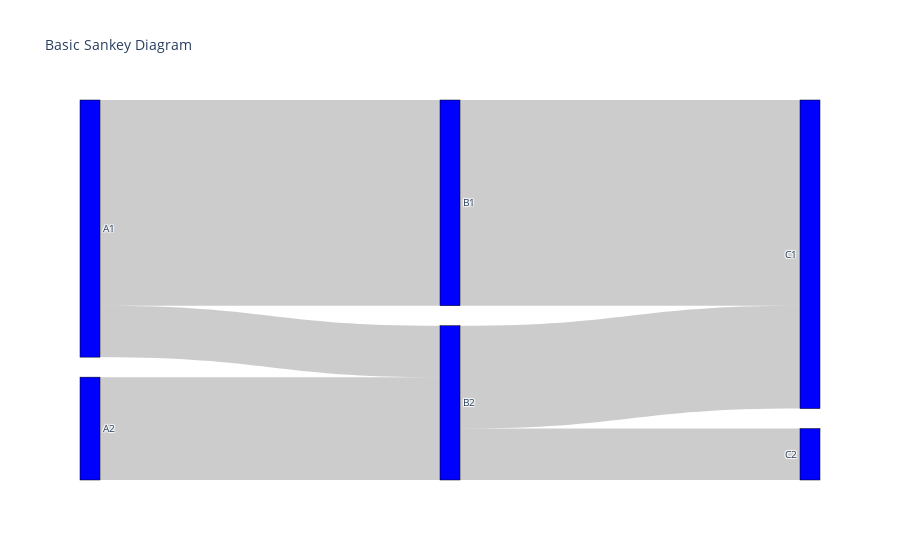

This figure's notebook cell:
### Markdown cell above
## Sankey 桑基图
### 图表简介
[Sankey](https://plotly.com/python/sankey-diagram/) 的元类是 go.Sankey，主要参数为 node 和 link

### 图表参数
节点 node
- 字典形式，主要的参数有
  - label：整个图中的列表
  - 其他一些修饰性的参数
    - pad：间距
    - thichness：宽度

连接 link
- 字典形式，主要参数有
  - source：
  - target：
  - value：

### 实例1 简单 Sankey
Sankey 图擅长表示流的汇合与分支，可以用于信息流等流体在介质中的传播效果

### Code cell
fig = go.Figure(data=[go.Sankey(
    node=dict(
        pad=20,  # 间隔
        thickness=20,  # 节点的宽度
        line=dict(color="black", width=0.5),
        label=["A1", "A2", "B1", "B2", "C1", "C2"],
        color="blue"
    ),
    link=dict(
        source=[0, 1, 0, 2, 3, 3],
        target=[2, 3, 3, 4, 4, 5],
        value=[8, 4, 2, 8, 4, 2]
    ))])

fig.update_layout(title_text="Basic Sankey Diagram", font_size=10)
fig.show()

### Figure 1 — Plotly figure (JSON) as saved in the notebook; plotly's stock layout.template omitted (floating-point values rounded to 4 significant figures)
{"data": [{"link": {"source": [0, 1, 0, 2, 3, 3], "target": [2, 3, 3, 4, 4, 5], "value": [8, 4, 2, 8, 4, 2]}, "node": {"color": "blue", "label": ["A1", "A2", "B1", "B2", "C1", "C2"], "line": {"color": "black", "width": 0.5}, "pad": 20, "thickness": 20}, "type": "sankey"}], "layout": {"font": {"size": 10}, "title": {"text": "Basic Sankey Diagram"}}}
